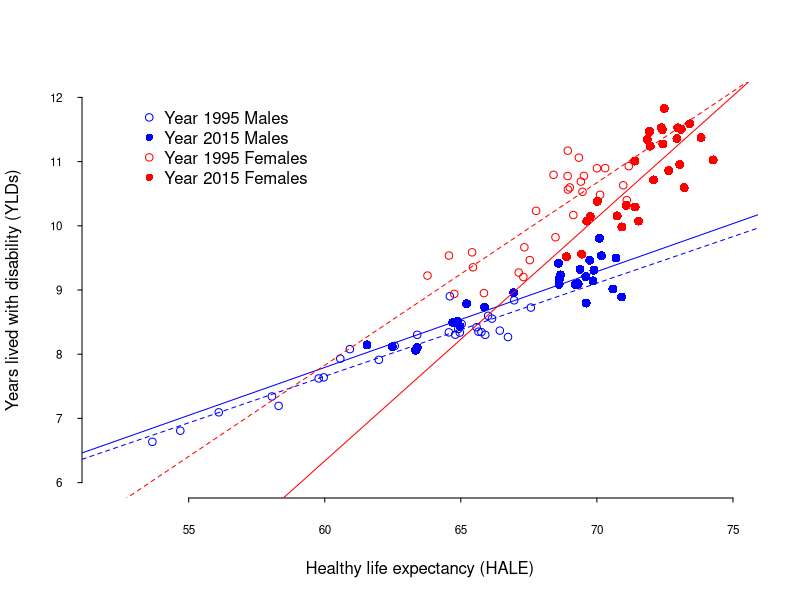

The R script that drew this image:
# Expansion of morbidity
#Years lived with disability (YLDs)
# Years of life lived with any short-term or long-term health loss.

# Healthy life expectancy, or health-adjusted life expectancy (HALE)
#The number of years that a person at a given age can expect to live in good health, 
# taking into account mortality and disability.

# Raw Data
HALE.raw.data <- read.csv("./IHME-GBD_2015_DATA-7c514cb9-1/IHME-GBD_2015_DATA-7c514cb9-1.csv")
LE.raw.data <- read.csv("./IHME-GBD_2015_DATA-b8689aa2-1/IHME-GBD_2015_DATA-b8689aa2-1.csv")

head(LE.raw.data)
head(HALE.raw.data)

# Tidy Data
library(data.table)

attach(LE.raw.data)
attach(HALE.raw.data)

DT.LE <- data.table(LE.raw.data)
DT.HALE <- data.table(HALE.raw.data)

tables()

######################################################

# MALES 

data.LE.1995.male <- DT.LE[DT.LE$year == "1995" & DT.LE$sex == "Male", ]
data.HALE.1995.male <- DT.HALE[DT.HALE$year == "1995" & DT.HALE$sex == "Male", ]
data.YLD.1995.male <- data.LE.1995.male$val - data.HALE.1995.male$val

data.LE.2015.male <- DT.LE[DT.LE$year == "2015" & DT.LE$sex == "Male", ]
data.HALE.2015.male <- DT.HALE[DT.HALE$year == "2015" & DT.HALE$sex == "Male", ]
data.YLD.2015.male <- data.LE.2015.male$val - data.HALE.2015.male$val

# Preliminary Point Estimates

min.HALE.1995.male <- round(min(data.HALE.1995.male$val), 1)
max.HALE.1995.male <- round(max(data.HALE.1995.male$val), 1)
median.HALE.1995.male <- round(median(data.HALE.1995.male$val),1)
mad.HALE.1995.male <- round(mad(data.HALE.1995.male$val), 1)

min.YLD.1995.male <- round(min(data.YLD.1995.male), 1)
max.YLD.1995.male <- round(max(data.YLD.1995.male), 1)
median.YLD.1995.male <- round(median(data.YLD.1995.male),1)
mad.YLD.1995.male <- round(mad(data.YLD.1995.male), 1)

min.HALE.2015.male <- round(min(data.HALE.2015.male$val), 1)
max.HALE.2015.male <- round(max(data.HALE.2015.male$val), 1)
median.HALE.2015.male <- round(median(data.HALE.2015.male$val),1)
mad.HALE.2015.male <- round(mad(data.HALE.2015.male$val), 1)

min.YLD.2015.male <- round(min(data.YLD.2015.male), 1)
max.YLD.2015.male <- round(max(data.YLD.2015.male), 1)
median.YLD.2015.male <- round(median(data.YLD.2015.male),1)
mad.YLD.2015.male <- round(mad(data.YLD.2015.male), 1)

plot(data.HALE.1995.male$val, 
     data.YLD.1995.male, 
     col="blue",
     cex=1,
     pch=1,
     xlim = c(52,75), 
     ylim=c(6, 12), 
     axes=F,
     xlab="Healthy life expectancy (HALE)",
     ylab="Years lived with disability (YLDs)")


points(data.HALE.2015.male$val, 
       data.YLD.2015.male, 
       col="blue",
       cex=1.2,
       pch=16)

# Accelerating expansion of morbidity

abline(lm(data.YLD.1995.male ~ data.HALE.1995.male$val), col="blue", lty=2)
abline(lm(data.YLD.2015.male ~ data.HALE.2015.male$val), col="blue", lty=1)

summary(lm(data.YLD.1995.male ~ data.HALE.1995.male$val))
confint(lm(data.YLD.1995.male ~ data.HALE.1995.male$val))

summary(lm(data.YLD.2015.male ~ data.HALE.2015.male$val))
confint(lm(data.YLD.2015.male ~ data.HALE.2015.male$val))


# Healthy life expectancy and disability gap

(gap.HALE.1995.male <- round(max.HALE.1995.male - min.HALE.1995.male, 1))
(gap.HALE.2015.male <- round(max.HALE.2015.male - min.HALE.2015.male, 1))
gap.HALE.2015.male - gap.HALE.1995.male
((gap.HALE.2015.male - gap.HALE.1995.male) / gap.HALE.1995.male) * 100

(gap.YLD.1995.male <- round(max.YLD.1995.male - min.YLD.1995.male, 1))
(gap.YLD.2015.male <- round(max.YLD.2015.male - min.YLD.2015.male, 1))
((gap.YLD.2015.male - gap.YLD.1995.male) / gap.YLD.1995.male) * 100
gap.YLD.2015.male - gap.YLD.1995.male


######################################################

# Female 

data.LE.1995.female <- DT.LE[DT.LE$year == "1995" & DT.LE$sex == "Female", ]
data.HALE.1995.female <- DT.HALE[DT.HALE$year == "1995" & DT.HALE$sex == "Female", ]
data.YLD.1995.female <- data.LE.1995.female$val - data.HALE.1995.female$val

data.LE.2015.female <- DT.LE[DT.LE$year == "2015" & DT.LE$sex == "Female", ]
data.HALE.2015.female <- DT.HALE[DT.HALE$year == "2015" & DT.HALE$sex == "Female", ]
data.YLD.2015.female <- data.LE.2015.female$val - data.HALE.2015.female$val

# Preliminary Point Estimates

min.HALE.1995.female <- round(min(data.HALE.1995.female$val), 1)
max.HALE.1995.female <- round(max(data.HALE.1995.female$val), 1)
median.HALE.1995.female <- round(median(data.HALE.1995.female$val),1)
mad.HALE.1995.female <- round(mad(data.HALE.1995.female$val), 1)

min.YLD.1995.female <- round(min(data.YLD.1995.female), 1)
max.YLD.1995.female <- round(max(data.YLD.1995.female), 1)
median.YLD.1995.female <- round(median(data.YLD.1995.female),1)
mad.YLD.1995.female <- round(mad(data.YLD.1995.female), 1)

min.HALE.2015.female <- round(min(data.HALE.2015.female$val), 1)
max.HALE.2015.female <- round(max(data.HALE.2015.female$val), 1)
median.HALE.2015.female <- round(median(data.HALE.2015.female$val),1)
mad.HALE.2015.female <- round(mad(data.HALE.2015.female$val), 1)

min.YLD.2015.female <- round(min(data.YLD.2015.female), 1)
max.YLD.2015.female <- round(max(data.YLD.2015.female), 1)
median.YLD.2015.female <- round(median(data.YLD.2015.female),1)
mad.YLD.2015.female <- round(mad(data.YLD.2015.female), 1)

points(data.HALE.1995.female$val, 
     data.YLD.1995.female, 
     col="red",
     cex=1,
     pch=1)

points(data.HALE.2015.female$val, 
       data.YLD.2015.female, 
       col="red",
       cex=1.2,
       pch=16)

axis(1, col.axis="black", las=1, cex.axis=0.7, tck=-.01)
axis(2, col.axis="black", las=2, cex.axis=0.7, tck=-.01)

legend(53, 12,  
       c("Year 1995 Males","Year 2015 Males", "Year 1995 Females","Year 2015 Females"),
       pch=c(1,16,1,16),
       cex=c(1,1,1,1),
       col=c("blue", "blue", "red", "red"),
       bty = "n")

# Accelerating expansion of morbidity

abline(lm(data.YLD.1995.female ~ data.HALE.1995.female$val), col="red", lty=2)
abline(lm(data.YLD.2015.female ~ data.HALE.2015.female$val), col="red", lty=1)

summary(lm(data.YLD.1995.female ~ data.HALE.1995.female$val))
confint(lm(data.YLD.1995.female ~ data.HALE.1995.female$val))

summary(lm(data.YLD.2015.female ~ data.HALE.2015.female$val))
confint(lm(data.YLD.2015.female ~ data.HALE.2015.female$val))


# Healthy life expectancy and disability gap

(gap.HALE.1995.female <- round(max.HALE.1995.female - min.HALE.1995.female, 1))
(gap.HALE.2015.female <- round(max.HALE.2015.female - min.HALE.2015.female, 1))
gap.HALE.2015.female - gap.HALE.1995.female
((gap.HALE.2015.female - gap.HALE.1995.female) / gap.HALE.1995.female) * 100

(gap.YLD.1995.female <- round(max.YLD.1995.female - min.YLD.1995.female, 1))
(gap.YLD.2015.female <- round(max.YLD.2015.female - min.YLD.2015.female, 1))
((gap.YLD.2015.female - gap.YLD.1995.female) / gap.YLD.1995.female) * 100
gap.YLD.2015.female - gap.YLD.1995.female
